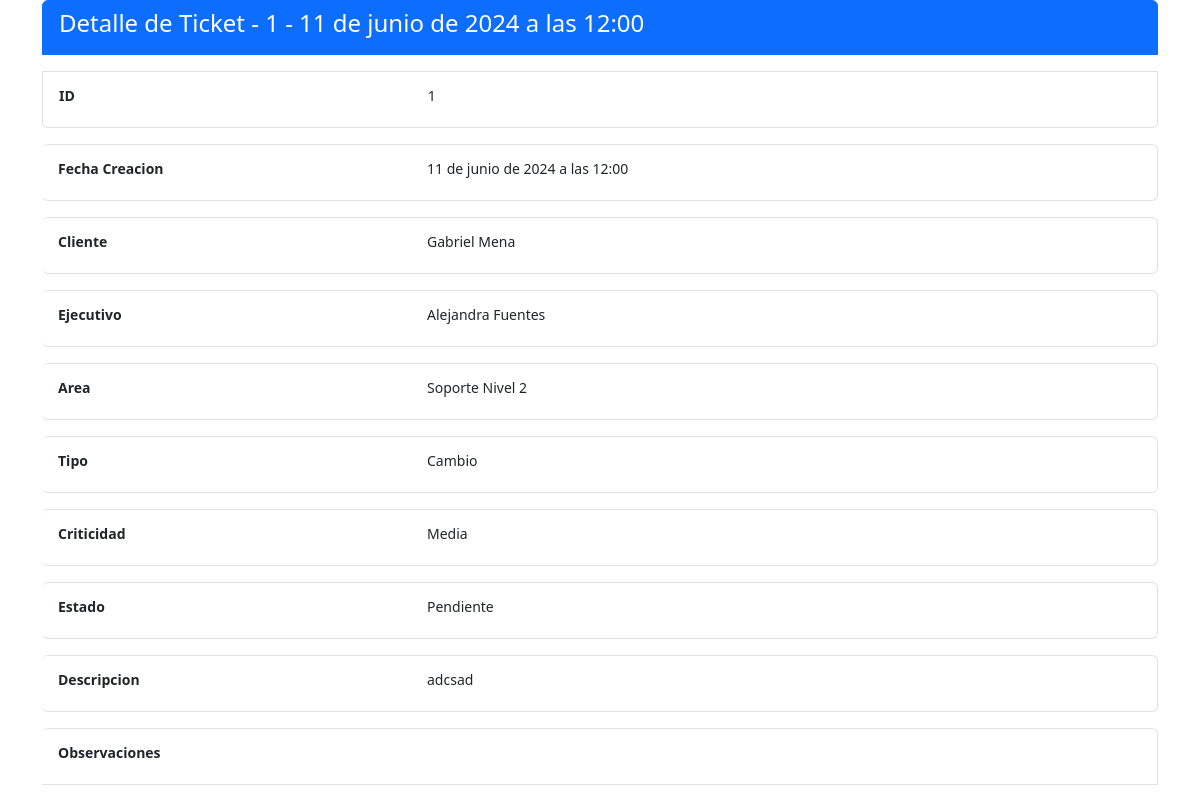
The app's page /1/detalle_ticket, older data.
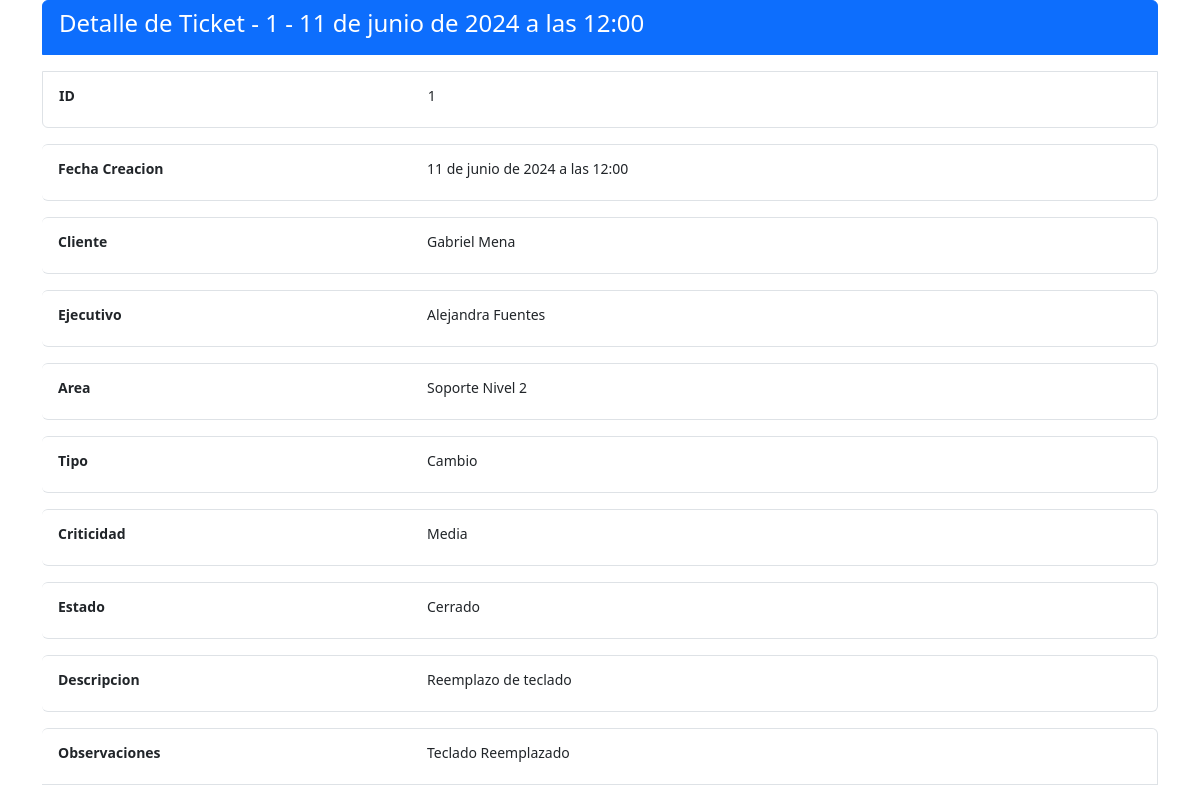
The same page, newer data.
### core/models.py (models this page shows, shortened)
class Ticket(models.Model):
    fecha_creacion = models.DateTimeField(auto_now_add=True)
    cliente = models.ForeignKey(Usuario, on_delete=models.CASCADE, related_name='tickets_creados')
    ejecutivo = models.ForeignKey(Usuario, on_delete=models.CASCADE, related_name='tickets_asignados')
    area = models.ForeignKey("Area", on_delete=models.CASCADE, verbose_name="Area", default = 'Ejecutivo Telefonico')
    tipo = models.ForeignKey("Tipo", on_delete=models.CASCADE, verbose_name="Tipo",default='Solicitud')
    criticidad = models.ForeignKey("Criticidad", on_delete=models.CASCADE, verbose_name="Criticidad",default='Media')
    estado = models.ForeignKey("Estado", on_delete=models.CASCADE, verbose_name="Estado", default=1)
    descripcion = models.TextField()
    observaciones = models.TextField(blank=True)

class Estado(models.Model):
    estado_ticket = models.CharField(max_length=55, blank=False)
    def __str__(self):
        return self.estado_ticket

class Usuario(models.Model):
    nombre = models.CharField(max_length=255)
    apellido = models.CharField(max_length=255)
    email = models.EmailField(unique=True)
    contrasena = models.CharField(max_length=255)
    rol = models.CharField(max_length=50, choices=[('Administrador', 'Administrador'), ('Ejecutivo', 'Ejecutivo'), ('Cliente', 'Cliente')])
    is_active = models.BooleanField(default=True)

class Area(models.Model):
    nombre_area = models.CharField(max_length=255, blank=False)
    def __str__(self):
        return self.nombre_area

class Tipo(models.Model):
    tipo_ticket = models.CharField(max_length=50, blank=False)
    def __str__(self) :
        return self.tipo_ticket

class Criticidad(models.Model):
    nombre_criticidad = models.CharField(max_length=255, blank=False)
    def __str__(self):
        return self.nombre_criticidad

### core/views.py (the view)
# urls.py: path('<int:id>/detalle_ticket', vista_detalle_ticket, name='detalle_ticket'),
def vista_detalle_ticket(request, id):
    ticket = get_object_or_404(Ticket, id=id)
    return render(request, 'core/tickets/detalle_ticket.html', {'ticket': ticket})

### core/templates/core/tickets/detalle_ticket.html (shortened to what the changed rows need)
<!DOCTYPE html>
<html lang="es">
<head>
    <link href="https://cdn.jsdelivr.net/npm/bootstrap@5.3.3/dist/css/bootstrap.min.css" rel="stylesheet">
</head>
<body>
<div class="container-sm">
    <ul class="list-group list-group ">
        <li class="list-group-item list-group-flush active alert"><h4>Detalle de Ticket - {{ ticket.id }} - {{ ticket.fecha_creacion }}</h4></li>
        <list-group class="list-group-horizontal-sm">
            <li class="list-group-item alert">
                <div class="mb-2 row">
                    <label
                        for="ID"
                        class="col-4 col-form-label-sm"><strong>ID</strong></label>
                    <label
                    for="ID"
                    class="col-8 col-form-label-sm">{{ ticket.id }}</label>
                </div>
            </li>
            <li class="list-group-item alert">
                <div class="mb-2 row">
                    <label
                        for="fecha_creacion"
                        class="col-4 col-form-label-sm"><strong>Fecha Creacion</strong></label>
                    <label
                    for="ID"
                    class="col-8 col-form-label-sm">{{ ticket.fecha_creacion }}</label>
                </div>
            </li>
            <li class="list-group-item alert">
                <div class="mb-2 row">
                    <label
                    for="rol"
                    class="col-4 col-form-label-sm"
                    ><strong>Cliente</strong></label>
                <label
                for="cliente"
                class="col-8 col-form-label-sm">{{ ticket.cliente.nombre }} {{ ticket.cliente.apellido }}</label>
                </div>
            </li>
            <li class="list-group-item alert">
                <div class="mb-2 row">
                    <label
                    for="rol"
                    class="col-4 col-form-label-sm"
                    ><strong>Ejecutivo</strong></label>
                <label
                for="ejecutivo"
                class="col-8 col-form-label-sm">{{ ticket.ejecutivo.nombre }} {{ ticket.ejecutivo.apellido }}</label>
                </div>
            </li>
            <li class="list-group-item alert">
                <div class="mb-2 row">
                    <label
                    for="rol"
                    class="col-4 col-form-label-sm"
                    ><strong>Area</strong></label>
                <label
                    for="area"
                    class="col-8 col-form-label-sm">{{ ticket.area }}</label>
                </div>
            </li>
            <li class="list-group-item alert">
                <div class="mb-2 row">
                    <label
                    for="rol"
                    class="col-4 col-form-label-sm"
                    ><strong>Tipo</strong></label>
                <label
                    for="tipo"
                    class="col-8 col-form-label-sm">{{ ticket.tipo }}</label>
                </div>
            </li>
            <li class="list-group-item alert">
                <div class="mb-2 row">
                    <label
                    for="rol"
                    class="col-4 col-form-label-sm"
                    ><strong>Criticidad</strong></label>
                <label
                    for="criticidad"
                    class="col-8 col-form-label-sm">{{ ticket.criticidad }}</label>
                </div>
            </li>
            <li class="list-group-item alert">
                <div class="mb-2 row">
                    <label
                    for="rol"
                    class="col-4 col-form-label-sm"
                    ><strong>Estado</strong></label>
                <label
                    for="estado"
                    class="col-8 col-form-label-sm">{{ ticket.estado }}</label>
                </div>
            </li>
            <li class="list-group-item alert">
                <div class="mb-2 row">
                    <label
                    for="rol"
                    class="col-4 col-form-label-sm"
                    ><strong>Descripcion</strong></label>
                <label
                    for="descripcion"
                    class="col-8 col-form-label-sm">{{ ticket.descripcion }}</label>
                </div>
            </li>
            <li class="list-group-item alert">
                <div class="mb-2 row">
                    <label
                    for="rol"
                    class="col-4 col-form-label-sm"
                    ><strong>Observaciones</strong></label>
                <label
                    for="observaciones"
                    class="col-8 col-form-label-sm">{{ ticket.observaciones }}</label>
                </div>
            </li>
        </list-group>
    </ul>
</div>
</body>
</html>

Row changes from the older to the newer data that the page shows:
changed Ticket "Gabriel": estado "Pendiente" → "Cerrado"; descripcion "adcsad" → "Reemplazo de teclado"; observaciones (not shown) → "Teclado Reemplazado"
